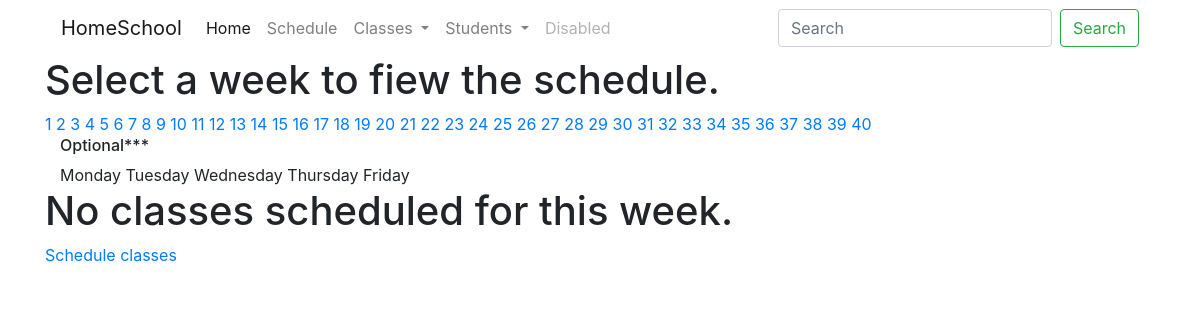
Page /schedule/ on the committed database.
### classes/models.py (models this page shows)
class DayChoices(models.Model):
	choice = models.CharField(max_length=10, unique=True)
	def __str__(self):
		return self.choice

### classes/views.py (the view)
# urls.py: path('schedule/', views.schedule, name='schedule'),
def schedule(request, slug=''):
	total_weeks = range(1, 41)
	week_list = list(total_weeks)
	now = date.today()
	lesson_schedule = LessonSchedule.objects.all().order_by('week_number')
	days = DayChoices.objects.all()
	week_schedule = ''
	if slug:
		week_schedule = LessonSchedule.objects.filter(week_number=int(slug))
	context = {
		'title': 'Schedule',
		'lesson_schedule': lesson_schedule,
		'total_weeks': week_list,
		'week_schedule': week_schedule,
		'slug': slug,
		'days': days,
	}
	return render(request, 'classes/schedule.html', context)

### classes/context_processors.py (called while the page is built)
def ContextProcessor(request):
	menu_item_classes = Topic.objects.all()
	students = EndUser.objects.filter(is_student=True)
	return {
		"menu_item_classes": menu_item_classes,
	}

### classes/templates/classes/schedule.html (shortened to what this page needs)
{% extends 'classes/base.html' %}
{% load crispy_forms_tags %}
{% block content %}
<h1>Select a week to fiew the schedule.</h1>
	{% for week in total_weeks %}
		<a href="{% url 'schedule' slug=week %}">{{ week }}</a>
	{% endfor %}
<div class="container">
	<h6>Optional***</h6>
	<div>
		{% for day in days %}
			{{ day }}
		{% endfor %}
	</div>
</div>
{% if week_schedule %}
<div>
	<h1>Week #{{ slug }}</h1>
	<ul>
	{% for class in week_schedule %}
		<li>
			{{ class.lesson.topic }}
			<ul>
				<li>
					Student(s)
					<ul>
						{% for student in class.lesson.user_lesson.all %}
							<li>
								{{ student.user.first_name }} {{ student.user.last_name }}
							</li>
						{% endfor %}
					</ul>
				</li>
				<li>
					Homework Assigned -- {{ class.lesson.homework_description|default:"No Homework" }}
				</li>
				<li>
					Required Supplies -- {{ class.lesson.required_supplies }}
				</li>
				<li>
					{% for day in class.weekday.all %}
						{{ day }}
					{% endfor %}
						Start time - {{ class.start }} {{ day }} Lasts -- {{ class.duration }}min
				</li>
			</ul>
		</li>
	{% endfor %}
	</ul>
</div>
{% else %}
	<h1>No classes scheduled for this week.</h1>
	<a href="#">Schedule classes</a>
{% endif %}
{% endblock content %}

### classes/templates/classes/base.html (shortened to what this page needs)
<!DOCTYPE html>
<html lang="en">
<head>
{% load static %}
	<link rel="stylesheet" href="https://maxcdn.bootstrapcdn.com/bootstrap/4.0.0/css/bootstrap.min.css">
	<link rel="stylesheet" type="text/css" href="{% static 'classes/main.css' %}">
	<link rel="stylesheet" href="https://use.fontawesome.com/releases/v5.6.1/css/all.css">
</head>
<body>
  <div class="container">
{% include 'classes/header.html' %}
    {% block content %}
    {% endblock %}
  </div>
  <script src="https://maxcdn.bootstrapcdn.com/bootstrap/4.0.0/js/bootstrap.min.js"></script>  {% load static %}
</body>
</html>

### classes/templates/classes/header.html (shortened to what this page needs)
{% block content %}
<nav class="navbar navbar-expand-lg navbar-light bg-grey">
  <a class="navbar-brand" href="{% url 'home' %}">HomeSchool</a>
  <div class="collapse navbar-collapse" id="navbarSupportedContent">
    <ul class="navbar-nav mr-auto">
      <li class="nav-item active">
        <a class="nav-link" href="{% url 'home' %}">Home</a>
      </li>
      <li class="nav-item">
        <a class="nav-link" href="{% url 'schedule' %}">Schedule</a>
      </li>
        <li class="nav-item dropdown">
        <a class="nav-link dropdown-toggle" href="#" id="navbarDropdown" role="button" data-toggle="dropdown" aria-haspopup="true" aria-expanded="false">
          Classes
        </a>
      </li>
      <li class="nav-item dropdown">
        <a class="nav-link dropdown-toggle" href="#" id="navbarDropdown" role="button" data-toggle="dropdown" aria-haspopup="true" aria-expanded="false">
          Students
        </a>
      </li>
      <li class="nav-item">
        <a class="nav-link disabled" href="#">Disabled</a>
      </li>
    </ul>
    <form class="form-inline my-2 my-lg-0">
      <input class="form-control mr-sm-2" type="search" placeholder="Search" aria-label="Search">
      <button class="btn btn-outline-success my-2 my-sm-0" type="submit">Search</button>
    </form>
  </div>
</nav>
{% endblock content %}

### rows in the picture
DayChoices: choice "Monday"
DayChoices: choice "Tuesday"
DayChoices: choice "Wednesday"
DayChoices: choice "Thursday"
DayChoices: choice "Friday"

### other values in the picture
{{ week }} "1" "2" "3" "4" "5" "6" "7" "8" "9" "10" "11" "12" "13" "14" "15" "16" "17" "18" "19" "20" "21" "22" "23" "24" "25" "26" "27" "28" "29" "30" "31" "32" "33" "34" "35" "36" "37" "38" "39" "40"
